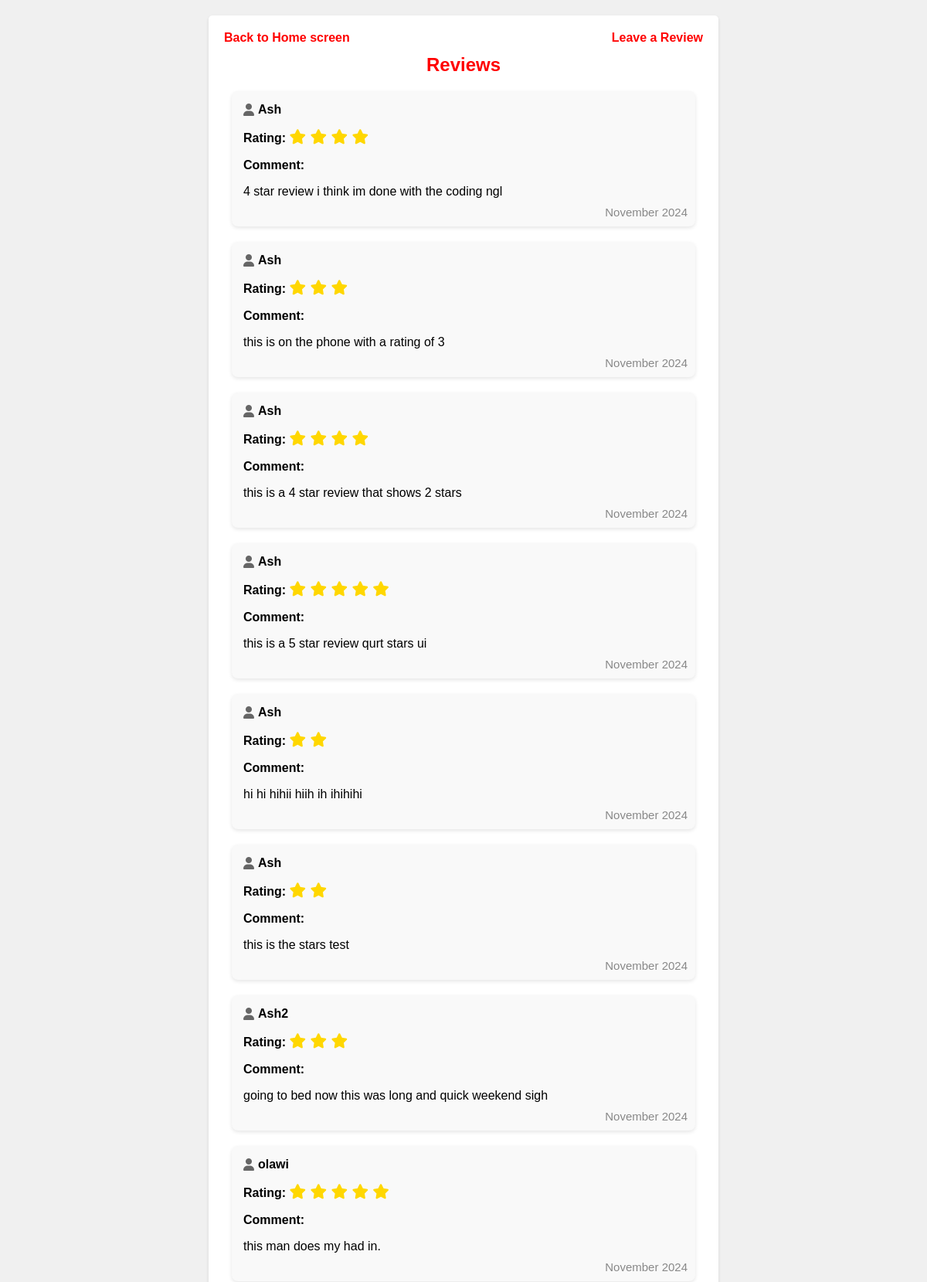
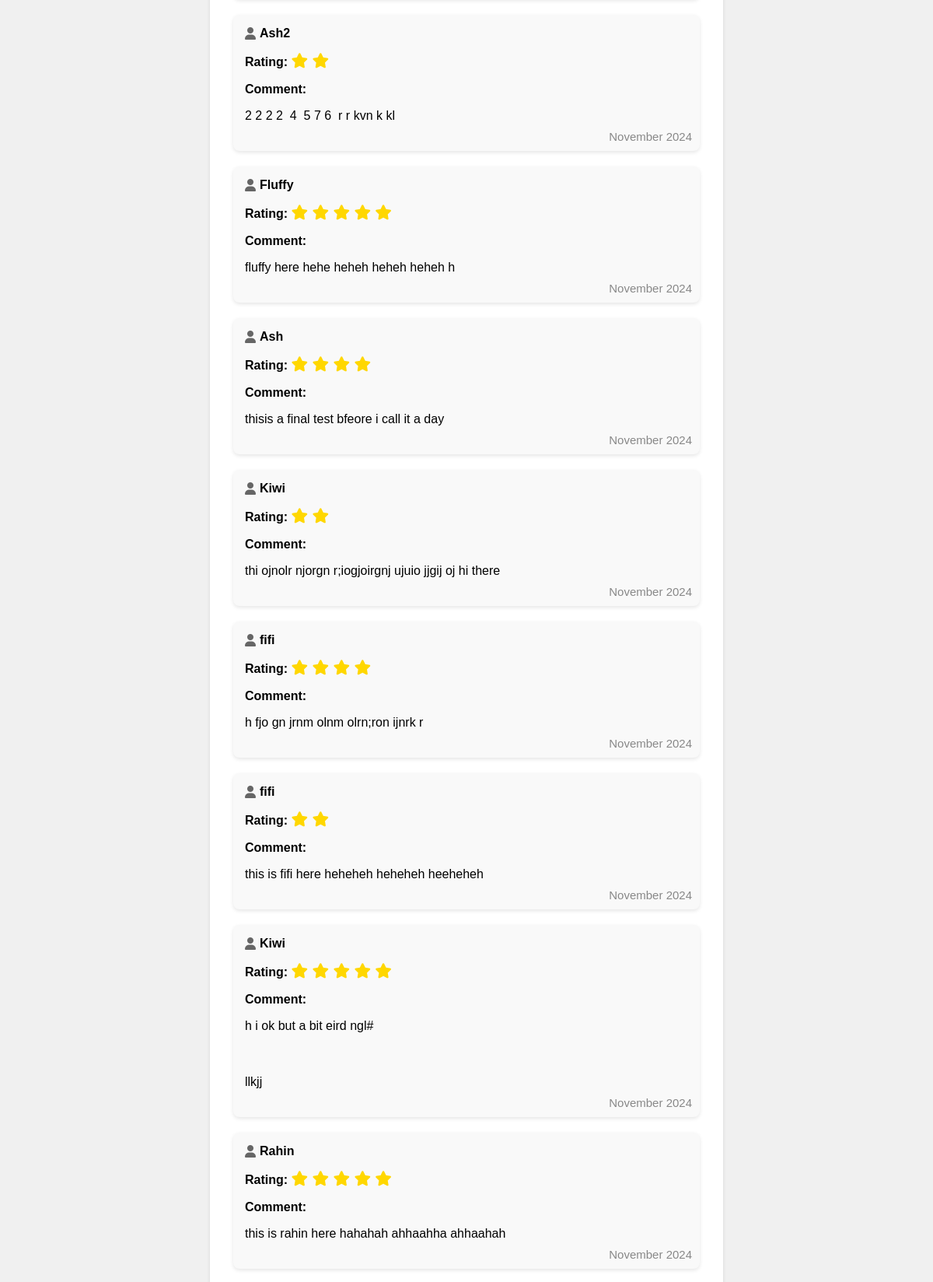
The app's page /reviews/ (upper part) with its own data (2 pictures, top to bottom).
### ash_driving_school/models.py (models this page shows, shortened)
class Review(models.Model):
    user = models.ForeignKey(User, on_delete=models.CASCADE)  # Link to the user
    comment = models.TextField()  # The review text
    rating = models.IntegerField()  # Rating out of 5
    created_at = models.DateTimeField(auto_now_add=True)  # Timestamp of creation

### ash_driving_school/views.py (the view)
# urls.py: path('reviews/', reviews, name='reviews'),  # Reviews view
def reviews(request):
    all_reviews = Review.objects.all().order_by('-created_at')  # Sort reviews by created_at in descending order
    return render(request, 'reviews.html', {'reviews': all_reviews})

### ash_driving_school/templatetags/custom_filters.py (called while the page is built)
@register.filter
def to_list(value):
    try:
        return range(int(value))  # Ensure value is an integer
    except ValueError:
        return range(0)  # Return an empty range if there's a ValueError

### ash_driving_school/templates/reviews.html (shortened to what this page needs)
{% load custom_filters %}
<!DOCTYPE html>
<html lang="en">
<head>
    <link rel="stylesheet" href="https://cdnjs.cloudflare.com/ajax/libs/font-awesome/6.0.0-beta3/css/all.min.css">
</head>
<body>
    <div class="container" style="position: relative; padding: 30px;">
        <a class="home-link" href="{% url 'abu' %}"
           style="position: absolute; top: 20px; left: 20px; color: #FF0000; text-decoration: none; font-weight: bold;">
            Back to Home screen
        </a>
        <a class="leave-review" href="{% url 'leave_review' %}"
           style="position: absolute; top: 20px; right: 20px; color: #FF0000; text-decoration: none; font-weight: bold;">
            Leave a Review
        </a>
        <h2>Reviews</h2>
        {% for review in reviews %}
            <div class="review-container" style="position: relative; padding-bottom: 20px;">
                <div class="username-container" style="display: flex; align-items: center; margin-bottom: 10px;">
                    <i class="fas fa-user" style="margin-right: 5px; color: #666;"></i>
                    <h4 style="margin: 0;">{{ review.user.username }}</h4>
                </div>
                <p style="margin-bottom: 10px;"><strong>Rating:</strong>
    <span style="color: #FFD700; font-size: 1.2em;">
        {% for _ in review.rating|to_list %}
            <i class="fas fa-star"></i>
        {% endfor %}
    </span>
</p>
                <p><strong>Comment:</strong></p>
                <p style="white-space: pre-wrap; margin-top: 5px;">{{ review.comment|linebreaksbr }}</p>
                <span style="position: absolute; bottom: 10px; right: 10px; font-size: 15px; color: #888;">
                    {{ review.created_at|date:"F Y" }}
                </span>
            </div>
        {% empty %}
            <p>No reviews yet.</p>
        {% endfor %}
    </div>
</body>
</html>

### ash_driving_school/templates/reviews.html (style rules this page uses)
body { font-family: Arial, sans-serif; background-color: #f0f0f0; margin: 0; padding: 20px; position: relative; }
.container { max-width: 600px; margin: auto; padding: 20px; background-color: white; border-radius: 5px; box-shadow: 0 2px 4px rgba(0, 0, 0, 0.1); position: relative; }
h2 { text-align: center; color: #FF0000; }
.home-link { position: absolute; top: 20px; left: 20px; color: #FF0000; text-decoration: none; font-weight: bold; }
.leave-review { position: absolute; top: 20px; right: 20px; color: #FF0000; text-decoration: none; font-weight: bold; }
.review-container { position: relative; margin-bottom: 20px; padding: 15px; background-color: #f9f9f9; border-radius: 8px; box-shadow: 0 2px 5px rgba(0, 0, 0, 0.1); }

### records on screen
Review: user.username "Ash", rating 4 (drawn), comment "4 star review i think im done with the coding ngl", created_at "November 2024"
Review: user.username "Ash", rating 3 (drawn), comment "this is on the phone with a rating of 3", created_at "November 2024"
Review: user.username "Ash", rating 4 (drawn), comment "this is a 4 star review that shows 2 stars", created_at "November 2024"
Review: user.username "Ash", rating 5 (drawn), comment "this is a 5 star review qurt stars ui", created_at "November 2024"
Review: user.username "Ash", rating 2 (drawn), comment "hi hi hihii hiih ih ihihihi", created_at "November 2024"
Review: user.username "Ash", rating 2 (drawn), comment "this is the stars test", created_at "November 2024"
Review: user.username "Ash2", rating 3 (drawn), comment "going to bed now this was long and quick weekend sigh", created_at "November 2024"
Review: user.username "olawi", rating 5 (drawn), comment "this man does my had in.", created_at "November 2024"
Review: user.username "Ash2", rating 2 (drawn), comment "2 2 2 2 4 5 7 6 r r kvn k kl", created_at "November 2024"
Review: user.username "Fluffy", rating 5 (drawn), comment "fluffy here hehe heheh heheh heheh h", created_at "November 2024"
Review: user.username "Ash", rating 4 (drawn), comment "thisis a final test bfeore i call it a day", created_at "November 2024"
Review: user.username "Kiwi", rating 2 (drawn), comment "thi ojnolr njorgn r;iogjoirgnj ujuio jjgij oj hi there", created_at "November 2024"
Review: user.username "fifi", rating 4 (drawn), comment "h fjo gn jrnm olnm olrn;ron ijnrk r", created_at "November 2024"
Review: user.username "fifi", rating 2 (drawn), comment "this is fifi here heheheh heheheh heeheheh", created_at "November 2024"
Review: user.username "Kiwi", rating 5 (drawn), comment "h i ok but a bit eird ngl# llkjj", created_at "November 2024"
Review: user.username "Rahin", rating 5 (drawn), comment "this is rahin here hahahah ahhaahha ahhaahah", created_at "November 2024"
